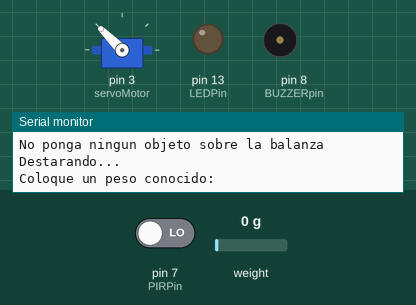
A sketch run on a simulated Arduino Uno, built with avr-gcc and run on an emulated ATmega328P. Parts: servo, output pins drawn as LEDs (lit = HIGH), buzzer (waves = sounding, pin HIGH), the last lines printed to the serial monitor. The inputs (shaded band) are chosen by the test bench; at power-on: pin 7 (PIRPin) LOW, weight on the scale 0 g.

Above: at 3.3 s.
3.4 s: pin 7 (PIRPin) driven HIGH
At 4.7 s:
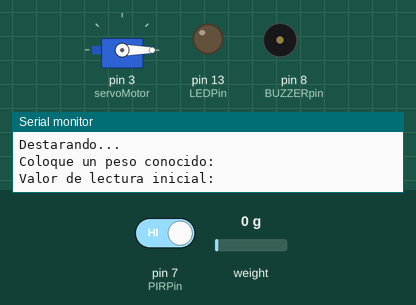
6.6 s: weight on the scale set to 71 g
12.3 s: weight on the scale set to 87 g
At 16.4 s:
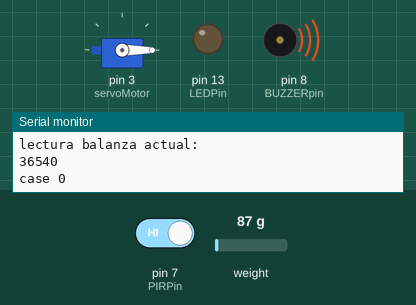
17.6 s: weight on the scale set to 1040 g
24.6 s: weight on the scale set to 1141 g
Timing chart, 0 to 27.1 s (numbered marks = the images above; inputs shaded):
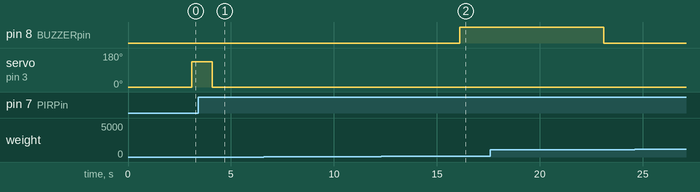

The sketch:

sketch_oct26b.ino
```cpp
// Incluímos la librería para poder controlar el servo
#include <Servo.h>
#include <HX711.h>
#include <Wire.h>

#define DOUT A1
#define CLK A0
/*
Si uso el millis() para el servo no funciona, es tan rapido que nunca llega a la posicion final del servo, nunca llega a escribir el 135 y de nuevo el 0,
necesitamos un delay porque ese paso es secuencial. ademas adentro del if tenemos una bandera
lo mismo con el buzzer, activo el buzzer en HIGH y tengo que esperar un segundo si o si para ponerlo en low
*/
HX711 balanza(DOUT, CLK);
// Declaramos la variable para controlar el servo
Servo servoMotor;

int tiempo_inicial = 0;
int tiempo_final = 0;
int tiempo_inicial2 = 0;
int tiempo_final2 = 0;
const int LEDPin = 13;
const int PIRPin = 7;
int bandera = 0;
const int BUZZERpin = 8;
const int Trigger = 4; //Pin digital 2 para el Trigger del sensor
const int Echo = 2;    //Pin digital 3 para el Echo del sensor
int banderaLecturaInicial = 0;
int lecturaInicial = 0;
int operacion = 0;
int operacion_buzzer=0;
/*
1. servo
2. balanza
3. pir
4. buzzer
5. todo el tiempo US+LED
*/

void setup()
{
  Serial.begin(9600);
  Serial.print("Lectura del valor del ADC:  ");
  Serial.println(balanza.read());
  Serial.println("No ponga ningun objeto sobre la balanza");
  Serial.println("Destarando...");
  balanza.set_scale(); //La escala por defecto es 1
  balanza.tare(20);    //El peso actual es considerado Tara.
  Serial.println("Coloque un peso conocido:");
  // Iniciamos el servo para que empiece a trabajar con el pin 9
  servoMotor.attach(3);
  pinMode(LEDPin, OUTPUT);
  pinMode(PIRPin, INPUT);
  pinMode(BUZZERpin, OUTPUT);  //definir pin como salida
  pinMode(Trigger, OUTPUT);   //pin como salida
  pinMode(Echo, INPUT);       //pin como entrada
  digitalWrite(Trigger, LOW); //Inicializamos el pin con 0
  tiempo_inicial = millis();
  digitalWrite(BUZZERpin, LOW);
}

void loop()
{
  int banderaYaSonoBuzzer = 0;

  if (bandera == 0)
  {
    switch(operacion)
    {
      case 0:
      cerrar_servo();

      break;

      case 1:
      abrir_servo();

      break;

      case 2:
      cerrar_servo2();
      bandera=1;
       Serial.print("Valor de lectura inicial:  ");
       lecturaInicial = balanza.get_value(10);
       Serial.println(lecturaInicial);
       banderaLecturaInicial = 1;
      Serial.println("delay para sacar la comida, 5 segundos...");
      break;

      default:
      break;
    }

    }
    else
    {
    }


  tiempo_final = millis() - tiempo_inicial;
  if (tiempo_final > 5000)
  {
    tiempo_inicial = millis();
    int value = digitalRead(PIRPin);
    Serial.println("lectura del PIR:");
    Serial.println(value);
    if (value == HIGH)
    {
      //leo de la balanza
      int lecturaComiendo = balanza.get_value(10);
      Serial.println("lectura balanza INICIAL: ");
      Serial.println(lecturaInicial);
      Serial.println("lectura balanza actual: ");
      Serial.println(balanza.get_value(10), 0);
      if (lecturaComiendo == lecturaInicial)
      {
      }                                                                                                                              //no esta comiendo nada
      if (lecturaComiendo < lecturaInicial - 4000 /*&& lecturaComiendo != 0 && banderaLecturaInicial == 1 && banderaYaSonoBuzzer == 0*/) //esta comiendo muy rapido
      {
        //activar buzzer
        switch(operacion_buzzer)
        {
          case 0:
          Serial.print("case 0");
          prender_buzzer();
          break;

          case 1:
          Serial.print("case 1");
          apagar_buzzer();
          banderaYaSonoBuzzer = 1;
          break;

          default:
          break;
        }
      }
    }
    else
    //en este punto, el perro se fue, podemos ver el peso final.
    {
      int lecturaFinal = balanza.get_value(10);
    }
  }


}
void prender_buzzer()
{
    digitalWrite(BUZZERpin, HIGH); // poner el Pin en HIGH
    tiempo_final = millis() - tiempo_inicial;
    if (tiempo_final > 1000)
    {
    tiempo_inicial = millis();
    operacion_buzzer=1;
    }
}
void apagar_buzzer()
{
    digitalWrite(BUZZERpin, LOW); // poner el Pin en HIGH
    tiempo_final = millis() - tiempo_inicial;
    if (tiempo_final > 1000)
    {
    tiempo_inicial = millis();
    }
}
  void abrir_servo()
{
   servoMotor.write(135);
   tiempo_final = millis() - tiempo_inicial;
   if (tiempo_final > 1000)
   {
     tiempo_inicial = millis();
     operacion=2;
   }
}
void cerrar_servo()
{
   servoMotor.write(0);
   tiempo_final = millis() - tiempo_inicial;
   if (tiempo_final > 1000)
   {
     tiempo_inicial = millis();
     operacion=1;
   }

}
void cerrar_servo2()
{
   servoMotor.write(0);
   tiempo_final = millis() - tiempo_inicial;
   if (tiempo_final > 1000)
   {
     tiempo_inicial = millis();

   }
}
```

Measured:
- the behaviour switches between 78 and 79 g on weight on the scale (found by bisection; images 1 and 2)
- after the input at 12.3 s, pin 8 (BUZZERpin): LOW → HIGH after 3.8 s
- after the input at 24.6 s, every drawn part: stays the same
